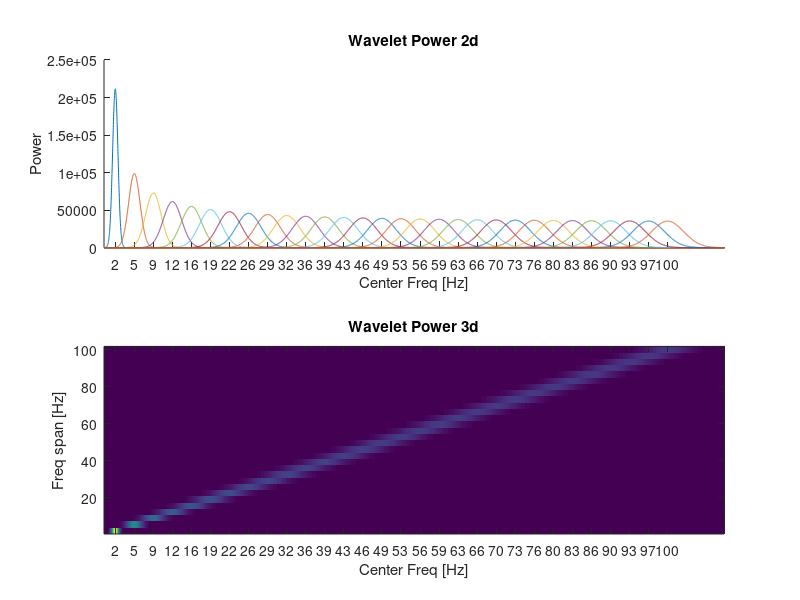

Source code (MATLAB): (Note: this script raises an error after producing the figure.)
%% wavelet_bp
% boiler plate for wavelet spectrum

fs = 500; %hz
T = 30; % s
t=1/fs:1/fs:T;
f1=20; f2=50;
h = hamming(length(t)/2);
x= [h'.*sin(2*pi*f1*t(1:length(t)/2)) h'.*sin(2*pi*f2*t(length(t)/2+1:end))]';
N = length(x);
x = x+normrnd(0,.5,N,1);

%% from ben
% freqs = 1:100;
% nFreqs = length(freqs);
% nCycles = linspace(3, 25, nFreqs);
% 
% bands = [1 4; 4 8; 8 30; 30 100];
% noBands = size(bands, 1);
% 
% cycle_lengths = nCycles.*(sampling_freq./freqs);
% 
% wavelets = dftfilt3(freqs, nCycles, sampling_freq, 'winsize', max(sampling_freq, max(cycle_lengths)));
% segment_length = sampling_freq;
% [Spec, Spec_norm, Spec_pct, Spec_norm_pct] = deal(nan(length(PD_dec), nFreqs, 2));
% data = PD_dec(:, ch);
% data_reflected = [flipud(data(1:segment_length)); data; flipud(data((end - segment_length + 1):end))];
% for f = 1:nFreqs
%   conv_prod = conv(data_reflected, wavelets(f,:), 'same');
%   Spec(:, f, ch) = conv_prod((segment_length + 1):(end - segment_length));
% end
% 
% % Baseline normalize.
% baseline_mean = mean(abs(Spec(t <= basetime, :, ch))); %baseline_std = std(abs(Spec(t <= basetime, :, ch)));
% Spec_pct(:, :, ch) = 100*abs(Spec(:, :, ch))./(ones(size(Spec(:, :, ch)))*diag(baseline_mean)) - 100;
% 
% % Normalize by total power.
% Spec_norm(:, :, ch) = abs(Spec(:, :, ch))./repmat(sqrt(sum(abs(Spec(:, :, ch)).^2, 2)), 1, nFreqs);
% 
% % Baseline normalize percent of total power.
% baseline_mean = mean(abs(Spec_norm(t <= basetime, :, ch))); %baseline_std = std(abs(Spec(t <= basetime, :, ch)));
% Spec_norm_pct(:, :, ch) = 100*abs(Spec_norm(:, :, ch))./(ones(size(Spec_norm(:, :, ch)))*diag(baseline_mean)) - 100;

%% book
% s = nCycles/(2*pi*f); %std of gaussian taper
% gaussian_win = exp(-time.^2./(2*s^2));

nFreqs      =  30;  % number of frequency bands
lowestFrequency  =   2;  % in Hz
highestFrequency = 100;  % in Hz
lowestCycles = 3;
highestCycles = 25;

cyclesForFreq = linspace(lowestCycles, highestCycles, nFreqs);
% cyclesForFreq = logspace(log10(lowestCycles), log10(highestCycles), nFreqs);
waveletFrequencies = linspace(lowestFrequency, highestFrequency, nFreqs);
% waveletFrequencies = logspace(log10(lowestFrequency), log10(highestFrequency), nFreqs);

waveletTimeLengthSec = 2*cyclesForFreq(1)/lowestFrequency;
waveletTime = (-waveletTimeLengthSec/2 : 1/fs : waveletTimeLengthSec/2)'; % time span of wavelets
waveletLength = length(waveletTime);
waveletHalfLength = ceil(waveletLength/2);

nConv = waveletLength + N - 1;
nConvPow2 = pow2(nextpow2(nConv));
fftData = fft(x, nConvPow2);

s = cyclesForFreq./(2*pi*waveletFrequencies);
A = sqrt(1./(s*sqrt(pi)));

% % initialize power for time x freq
% dataSpectrogram = zeros(N, nFreqs);
% 
% % init power for freq
% dataSpectrum = zeros(nConvPow2, nFreqs);
% 
% % initialize wavelet mats
% waveletFamily = zeros(waveletLength, nFreqs);
% waveletPower = zeros(nConvPow2, nFreqs);

% %Loop through frequencies and make a family of wavelets.
% tic
% for iFreq = 1:nFreqs
% %     Explanation:
% %     % create a sine wave at this frequency
% %     sinewave = exp(2*1i*pi * frequencies(iFreq).*waveletTime); % the "1i" makes it a complex wavelet
% %     
% %     % create a Gaussian window
% %     gaus_win = exp(-waveletTime.^2./(2*(cyclesForFreq(iFreq)/(2*pi*frequencies(iFreq)))^2));
% %     
% %     % create wavelet via element-by-element multiplication of the sinewave and gaussian window
% %     waveletFamily(iFreq,:) = sinewave.*gaus_win;
%     
%   thisWavelet = A(iFreq)*exp(2*1i*pi*waveletFrequencies(iFreq).*waveletTime - waveletTime.^2./(2*s(iFreq)^2));
%   waveletFamily(:, iFreq) = thisWavelet;
%   
%   thisFftWavelet = fft(thisWavelet, nConvPow2);
%   waveletPower(:, iFreq) = thisFftWavelet .* conj(thisFftWavelet);
%   
%   thisFftWaveletData = thisFftWavelet.*fftData;
%   dataSpectrum(:, iFreq) = thisFftWaveletData .* conj(thisFft WaveletData);
%   
%   dataWavConv = ifft(thisFftWaveletData);
%   dataWavConv = dataWavConv(1:nConv);
%   dataWavConv = dataWavConv(waveletHalfLength+1:end-waveletHalfLength+2);
%   
%   dataSpectrogram(:,iFreq) = abs(dataWavConv).^2; %time x freq
% end
% toc

%vectorized version of above
% tic
waveletFamily = bsxfun(@times, A, exp( bsxfun(@times, 2*1i*pi*waveletFrequencies, waveletTime)...
  - bsxfun(@rdivide, waveletTime.^2, (2*s.^2)) ));
fftWavelet = fft(waveletFamily, nConvPow2);
waveletPower = fftWavelet .* conj(fftWavelet);
fftWaveletData = bsxfun(@times, fftWavelet, fftData);
dataSpectrum = fftWaveletData .* conj(fftWaveletData);
dataWavConv = ifft(fftWaveletData);
dataWavConv = dataWavConv(1:nConv, :);
dataWavConv = dataWavConv(waveletHalfLength+1:end-waveletHalfLength+2, :);
dataSpectrogram = abs(dataWavConv).^2;
% toc

% fttWD = bsxfun(@times, fftData, fftWavelet);
% sxx = fttWD.* conj(fttWD);

df=fs/nConvPow2;
wavFftFreq=0:df:fs-df;
lastF = floor(nConvPow2/2) - 1;
wavFftFreq = wavFftFreq(1:lastF);
waveletPower = waveletPower(1:lastF,:);
dataSpectrum = dataSpectrum(1:lastF,:);

%% Wavelet Power Plot
figure
s(1) = subplot(211);
plot(wavFftFreq, waveletPower)
xlim([0 waveletFrequencies(end)+10])
title('Wavelet Power 2d')
set(gca, 'xtick',waveletFrequencies)
set(gca, 'xticklabel',round(waveletFrequencies))
xlabel('Center Freq [Hz]')
ylabel('Power')
box off

s(2) = subplot(212);
imagesc(wavFftFreq,waveletFrequencies,waveletPower')
axis xy;
xlim([0 waveletFrequencies(end)+10])
set(gca, 'xtick',waveletFrequencies)
set(gca, 'xticklabel',round(waveletFrequencies))
title('Wavelet Power 3d')
xlabel('Center Freq [Hz]')
ylabel('Freq span [Hz]')

linkaxes(s,'x')

%% Data Plot
figure
s(1) = subplot(311);
plot(t,x)
title('Raw Data')
xlabel('Time [s]')
ylabel('Amplitude')
box off

s(2) = subplot(312);
imagesc(t,waveletFrequencies,dataSpectrogram')
axis xy;
title('Data Power Spectrogram')
xlabel('Time [s]')
ylabel('Freq [Hz]')

subplot(313)
plot(wavFftFreq, max(dataSpectrum,[],2))
title('Data Power Spectrum')
xlabel('Freq [Hz]')
ylabel('Power')

linkaxes(s,'x')